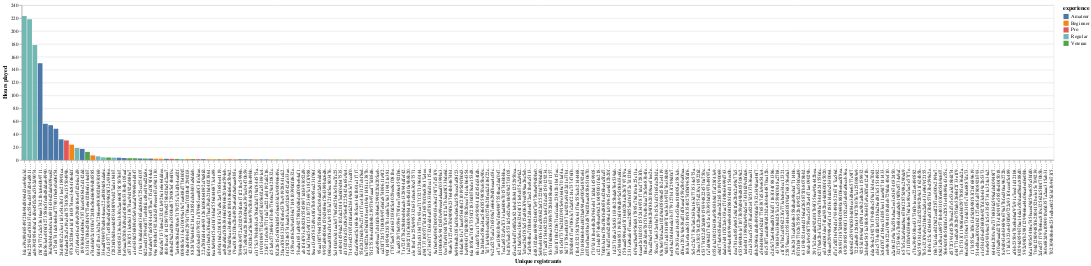

Notebook code for this chart:
### Code cell
unique_vs_cumulative_hours_and_experience = alt.Chart(players_by_played_hours).mark_bar().encode(
    x=alt.X("hashedEmail").sort("-y").title("Unique registrants"),
    y=alt.Y("played_hours").title("Hours played"),
    color=alt.Color("experience")
).properties(width = 2000)

unique_vs_cumulative_hours_and_experience

### Figure 1 — Vega-Lite specification as saved in the notebook (floating-point values rounded to 4 significant figures; data arrays with more than 128 entries replaced by an {"elided": "..."} marker saying what was removed)
{"config": {"view": {"continuousWidth": 300, "continuousHeight": 300}}, "data": {"name": "data-2d300dc3efa55bb9ac6adfe2f6889e83"}, "mark": {"type": "bar"}, "encoding": {"color": {"field": "experience", "type": "nominal"}, "x": {"field": "hashedEmail", "sort": "-y", "title": "Unique registrants", "type": "nominal"}, "y": {"field": "played_hours", "title": "Hours played", "type": "quantitative"}}, "width": 2000, "$schema": "https://vega.github.io/schema/vega-lite/v5.20.1.json", "datasets": {"data-2d300dc3efa55bb9ac6adfe2f6889e83": {"elided": "196 records"}}}
